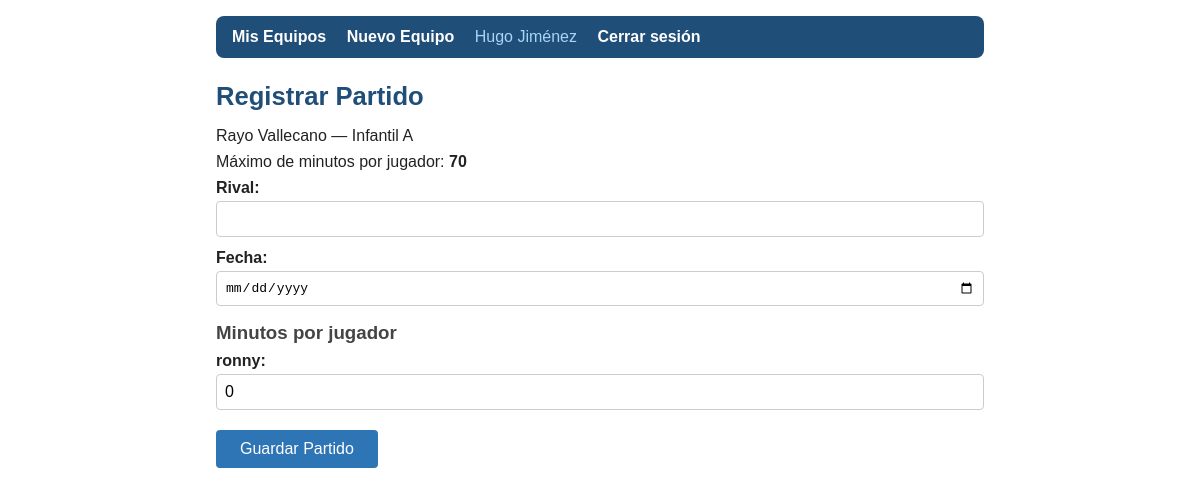
Page /equipo/1/partido/nuevo (signed in) on the committed database.
### tables this page shows
CREATE TABLE usuarios (
        id INTEGER PRIMARY KEY AUTOINCREMENT,
        nombre TEXT NOT NULL,
        email TEXT NOT NULL UNIQUE,
        password TEXT NOT NULL
    );

CREATE TABLE equipos (
        id INTEGER PRIMARY KEY AUTOINCREMENT,
        usuario_id INTEGER NOT NULL,
        club TEXT NOT NULL,
        categoria TEXT NOT NULL,
        letra TEXT NOT NULL,
        FOREIGN KEY (usuario_id) REFERENCES usuarios(id)
    );

CREATE TABLE jugadores (
        id INTEGER PRIMARY KEY AUTOINCREMENT,
        equipo_id INTEGER NOT NULL,
        nombre TEXT NOT NULL,
        FOREIGN KEY (equipo_id) REFERENCES equipos(id)
    );

### app.py (the view, shortened to what this page needs)
@app.route('/equipo/<int:equipo_id>/partido/nuevo', methods=['GET', 'POST'])
@login_required
def nuevo_partido(equipo_id):
    conn = get_db()
    jugadores = conn.execute(
        'SELECT * FROM jugadores WHERE equipo_id=?', (equipo_id,)
    ).fetchall()
    eq = conn.execute(
        'SELECT * FROM equipos WHERE id=? AND usuario_id=?',
        (equipo_id, current_user.id)
    ).fetchone()
    conn.close()
    if not eq:
        return redirect(url_for('index'))
    mins_partido = get_minutos_partido(eq['categoria'])
    return render_template('partido.html', equipo=eq, jugadores=jugadores,
                           mins_partido=mins_partido)

### app.py (called while the page is built)
@login_manager.user_loader
def load_user(user_id):
    conn = get_db()
    u = conn.execute('SELECT * FROM usuarios WHERE id=?', (user_id,)).fetchone()
    conn.close()
    if u:
        return Usuario(u['id'], u['nombre'], u['email'])
    return None

### database.py (called while the page is built)
def get_db():
    conn = sqlite3.connect(DB_PATH)
    conn.row_factory = sqlite3.Row
    return conn

### models.py (called while the page is built)
def get_minutos_partido(categoria):
    return MINUTOS_CATEGORIA.get(categoria.lower(), 60)

### templates/partido.html
{% extends 'base.html' %}
{% block content %}
<h1>Registrar Partido</h1>
<p>{{ equipo.club }} — {{ equipo.categoria|capitalize }} {{ equipo.letra }}</p>
<p>Máximo de minutos por jugador: <strong>{{ mins_partido }}</strong></p>
<form method="POST">
  <label>Rival:
    <input type="text" name="rival" required>
  </label>
  <label>Fecha:
    <input type="date" name="fecha" required>
  </label>
  <h3>Minutos por jugador</h3>
  {% for j in jugadores %}
  <label>{{ j.nombre }}:
    <input type="number" name="mins_{{ j.id }}" min="0" max="{{ mins_partido }}" value="0">
  </label>
  {% endfor %}
  <button type="submit">Guardar Partido</button>
</form>
{% endblock %}

### templates/base.html (shortened to what this page needs)
<!DOCTYPE html>
<html lang="es">
<head>
  <link rel="stylesheet" href="/static/style.css">
</head>
<body>
  <nav>
    <a href="/">Mis Equipos</a>
    <a href="/equipo/nuevo">Nuevo Equipo</a>
    {% if current_user.is_authenticated %}
      <span class="nav-usuario">{{ current_user.nombre }}</span>
      <a href="/logout">Cerrar sesión</a>
    {% endif %}
  </nav>
  <main>
    {% block content %}{% endblock %}
  </main>
</body>
</html>

### static/style.css (style rules this page uses)
* { box-sizing: border-box; margin: 0; padding: 0; }
body { font-family: Arial, sans-serif; max-width: 800px; margin: 0 auto; padding: 16px; color: #222; }
nav { background: #1F4E79; padding: 12px 16px; border-radius: 8px; margin-bottom: 24px; }
nav a { color: white; margin-right: 16px; text-decoration: none; font-weight: bold; }
h1 { color: #1F4E79; margin-bottom: 16px; font-size: 1.6em; }
h3 { color: #444; margin: 16px 0 8px; }
label { display: block; margin-bottom: 12px; font-weight: bold; }
input, select { display: block; width: 100%; padding: 8px; border: 1px solid #ccc; border-radius: 4px; margin-top: 4px; font-weight: normal; font-size: 1em; }
button { background: #2E75B6; color: white; padding: 10px 24px; border: none; border-radius: 4px; cursor: pointer; font-size: 1em; margin-top: 8px; }
a { color: #2E75B6; }
p { margin: 8px 0; }
.nav-usuario { color: #a8d4f5; margin-right: 16px; }

### rows in the picture
usuarios: nombre "Hugo Jiménez"
equipos: club "Rayo Vallecano", categoria "Infantil", letra "A"
jugadores: nombre "ronny"

### other values in the picture
{{ mins_partido }} "70"
